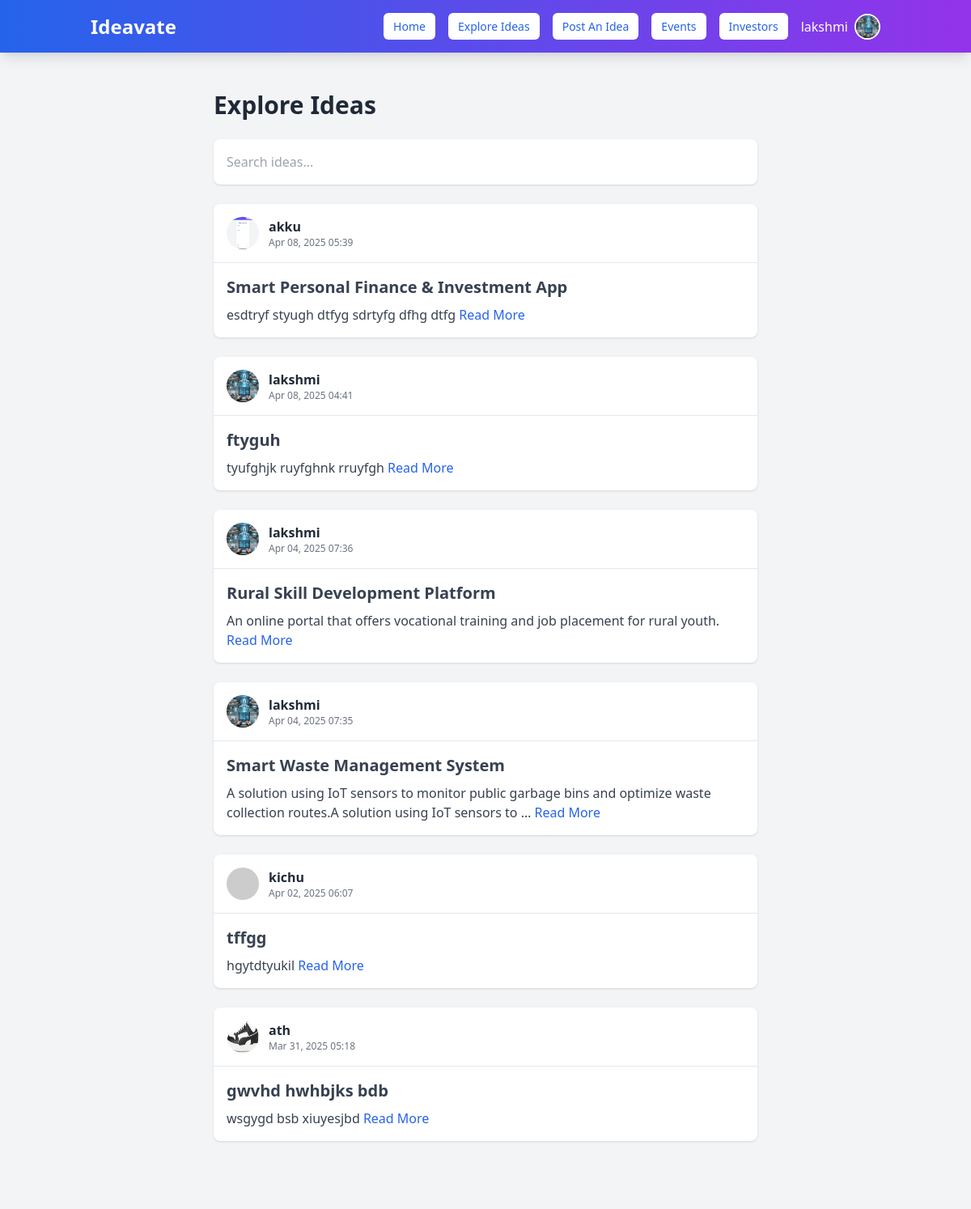
/ideas/ (signed in), run on the app's committed database.
### myapp/models.py (models this page shows, shortened)
class User(AbstractUser):
    is_user = models.BooleanField(default=False)
    is_organization = models.BooleanField(default=False)
    groups = models.ManyToManyField(Group, related_name="custom_user_groups", blank=True)
    user_permissions = models.ManyToManyField(Permission, related_name="custom_user_permissions", blank=True)

class UserProfile(models.Model):
    user = models.OneToOneField(User, on_delete=models.CASCADE, related_name="user_profile")
    profession = models.CharField(max_length=255, blank=True, null=True)  # Example: Entrepreneur, Developer
    expertise = models.CharField(max_length=255, blank=True, null=True)  # Example: AI, Marketing, FinTech
    bio = models.TextField(blank=True, null=True)  # Short user description
    resume = models.FileField(upload_to="resumes/", blank=True, null=True)
    profile_picture = models.ImageField(upload_to="profile_pics/", blank=True, null=True)
    linkedin = models.URLField(blank=True, null=True)
    portfolio_website = models.URLField(blank=True, null=True)
    class Meta:
        verbose_name = "User Profile"
        verbose_name_plural = "User Profiles"

class Idea(models.Model):
    user = models.ForeignKey(User, on_delete=models.CASCADE, related_name="ideas")
    idea_name = models.CharField(max_length=100)
    description = models.TextField(blank=True)
    category = models.CharField(max_length=100, blank=True, null=True)  # Example: Tech, Health, AI
    funding_goal = models.DecimalField(max_digits=10, decimal_places=2, null=True, blank=True)
    estimated_investment = models.DecimalField(max_digits=10, decimal_places=2, null=True, blank=True)
    collaboration = models.BooleanField(default=False)
    status = models.CharField(
        max_length=20,
        choices=[("open", "Open for Investment"), ("progress", "In Progress"), ("completed", "Completed")],
        default="open"
    )
    created_at = models.DateTimeField(auto_now_add=True)  # Timestamp when idea is posted
    updated_at = models.DateTimeField(auto_now=True)  # Timestamp when idea is modified
    class Meta:
        verbose_name = "Idea"
        verbose_name_plural = "Ideas"
        ordering = ["-created_at"]  # Show newest ideas first

### myapp/views.py (the view)
# urls.py: path('ideas/', views.idea_list, name='idea_list'),
@login_required(login_url='signin')
def idea_list(request):
    query = request.GET.get("q", "")  # Get search query from the request
    if query:
        ideas = Idea.objects.filter(idea_name__icontains=query)  # Filter by idea_name
    else:
        ideas = Idea.objects.all()  # Show all ideas if no search query
    return render(request, 'idea_list.html', {'ideas': ideas, 'query': query})

### templates/idea_list.html (shortened to what this page needs)
{% extends "navbar.html" %}
{% block content %}
<section class="py-8 bg-gray-100">
  <div class="container mx-auto max-w-2xl">
    <h1 class="text-3xl font-bold text-gray-800 mb-6">Explore Ideas</h1>
    <form method="GET" action="" class="mb-6 flex items-center bg-white p-2 rounded-lg shadow">
      <input type="text" id="search-input" name="q" placeholder="Search ideas..." class="w-full p-2 outline-none">
    </form>
    <div id="ideas-list">
      {% for idea in ideas %}
        <div class="bg-white rounded-lg shadow mb-6 idea-item">
          <div class="flex items-center p-4 border-b border-gray-200">
            <a href="{% url 'view_profile' idea.user.username %}" class="flex items-center">
              {% if idea.user.user_profile.profile_picture %}
                <img src="{{ idea.user.user_profile.profile_picture.url }}" class="w-10 h-10 rounded-full mr-3">
              {% else %}
                <img src="https://via.placeholder.com/40" class="w-10 h-10 rounded-full mr-3">
              {% endif %}
              <div>
                <h2 class="font-semibold text-gray-800 hover:underline">{{ idea.user.username }}</h2>
                <p class="text-xs text-gray-500">{{ idea.created_at|date:"M d, Y H:i" }}</p>
              </div>
            </a>
          </div>
          <div class="p-4">
            <h3 class="text-xl font-bold text-gray-700 mb-2">{{ idea.idea_name }}</h3>
            <p class="text-gray-700">
              {{ idea.description|truncatewords:20 }}
              <a href="{% url 'idea_detail' idea.id %}" class="text-blue-600">Read More</a>
            </p>
          </div>
        </div>
      {% empty %}
        <p class="text-gray-600">No ideas found.</p>
      {% endfor %}
    </div>
  </div>
</section>
{% endblock %}

### templates/navbar.html (shortened to what this page needs)
{% load static %}
<!DOCTYPE html>
<html lang="en">
<head>
  <script src="https://cdn.tailwindcss.com"></script>
</head>
<body class="bg-gray-100">
  <nav class="bg-gradient-to-r from-blue-600 to-purple-600 shadow-lg py-4 fixed w-full top-0 z-50">
    <div class="container mx-auto flex flex-wrap justify-between items-center px-6">
      <a href="{% url 'home' %}" class="text-white text-2xl font-bold hover:opacity-90 transition">Ideavate</a>
      <div id="nav-links" class="w-full md:flex md:items-center md:w-auto hidden">
        <div class="flex flex-col md:flex-row md:space-x-4 w-full md:w-auto items-center">
          {% if user.is_authenticated %}
            {% if user.is_superuser %}
              <a href="{% url 'admin_dashboard' %}" class="nav-button">Admin Dashboard</a>
            {% elif user.is_user %}
              <a href="{% url 'home' %}" class="nav-button">Home</a>
              <a href="{% url 'idea_list' %}" class="nav-button">Explore Ideas</a>
              <a href="{% url 'post_idea' %}" class="nav-button">Post An Idea</a>
              <a href="{% url 'events' %}" class="nav-button">Events</a>
              <a href="{% url 'investors' %}" class="nav-button">Investors</a>
              <div class="relative flex items-center space-x-2">
                <span class="text-white font-medium">{{ user.username }}</span>
                <button onclick="toggleDropdown(event)" class="focus:outline-none">
                  {% if user.user_profile and user.user_profile.profile_picture %}
                    <img
                      src="{{ user.user_profile.profile_picture.url }}"
                      alt="Profile"
                      class="h-8 w-8 rounded-full border-2 border-white object-cover"
                    />
                  {% else %}
                    <img
                      src="{% static 'images/default-profile.png' %}"
                      alt="Default"
                      class="h-8 w-8 rounded-full border-2 border-white object-cover"
                    />
                  {% endif %}
                </button>
              </div>
            {% endif %}
          {% else %}
            <a href="{% url 'signin' %}" class="nav-button">Sign In</a>
            <a href="{% url 'signup' %}" class="nav-button">Sign Up</a>
          {% endif %}
        </div>
      </div>
    </div>
  </nav>
  <div class="container mx-auto px-4 py-20">
    {% block content %}{% endblock %}
  </div>
</body>
</html>

### templates/navbar.html (style rules this page uses)
.nav-button { padding: 6px 12px; font-size: 14px; background: white; color: #2563eb; font-weight: 500; border-radius: 6px; transition: background 0.3s ease-in-out; }

### data on the page
User: username "lakshmi", user_profile.profile_picture (picture)
Idea: user.user_profile.profile_picture (picture), user.username "akku", created_at "Apr 08, 2025 05:39", idea_name "Smart Personal Finance & Investment App", description "esdtryf styugh dtfyg sdrtyfg dfhg dtfg"
Idea: user.user_profile.profile_picture (picture), user.username "lakshmi", created_at "Apr 08, 2025 04:41", idea_name "ftyguh", description "tyufghjk ruyfghnk rruyfgh"
Idea: user.user_profile.profile_picture (picture), user.username "lakshmi", created_at "Apr 04, 2025 07:36", idea_name "Rural Skill Development Platform", description "An online portal that offers vocational training and job placement for rural youth."
Idea: user.user_profile.profile_picture (picture), user.username "lakshmi", created_at "Apr 04, 2025 07:35", idea_name "Smart Waste Management System", description "A solution using IoT sensors to monitor public garbage bins and optimize waste collection routes.A solution using IoT sensors to …"
Idea: user.username "kichu", created_at "Apr 02, 2025 06:07", idea_name "tffgg", description "hgytdtyukil"
Idea: user.user_profile.profile_picture (picture), user.username "ath", created_at "Mar 31, 2025 05:18", idea_name "gwvhd hwhbjks bdb", description "wsgygd bsb xiuyesjbd"
